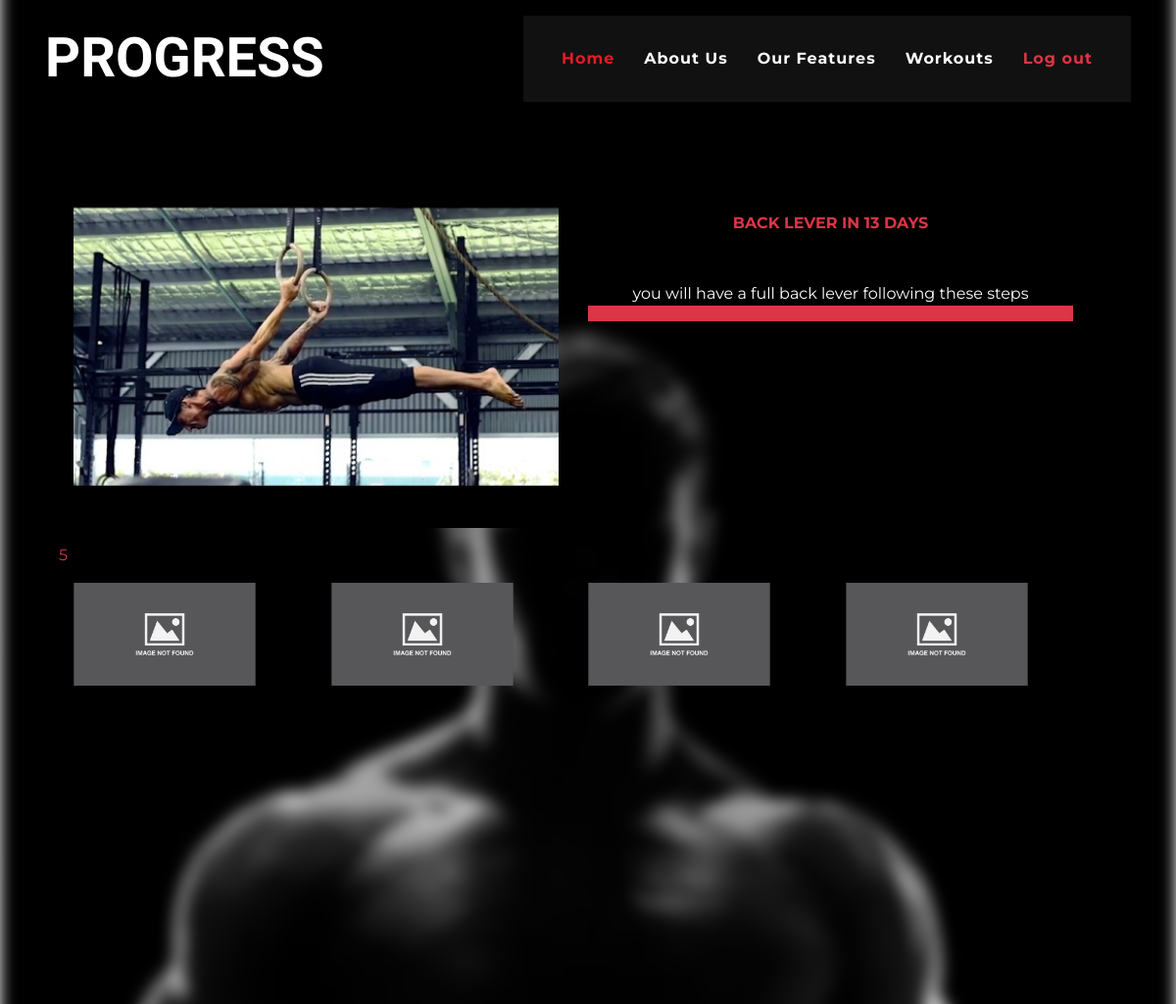
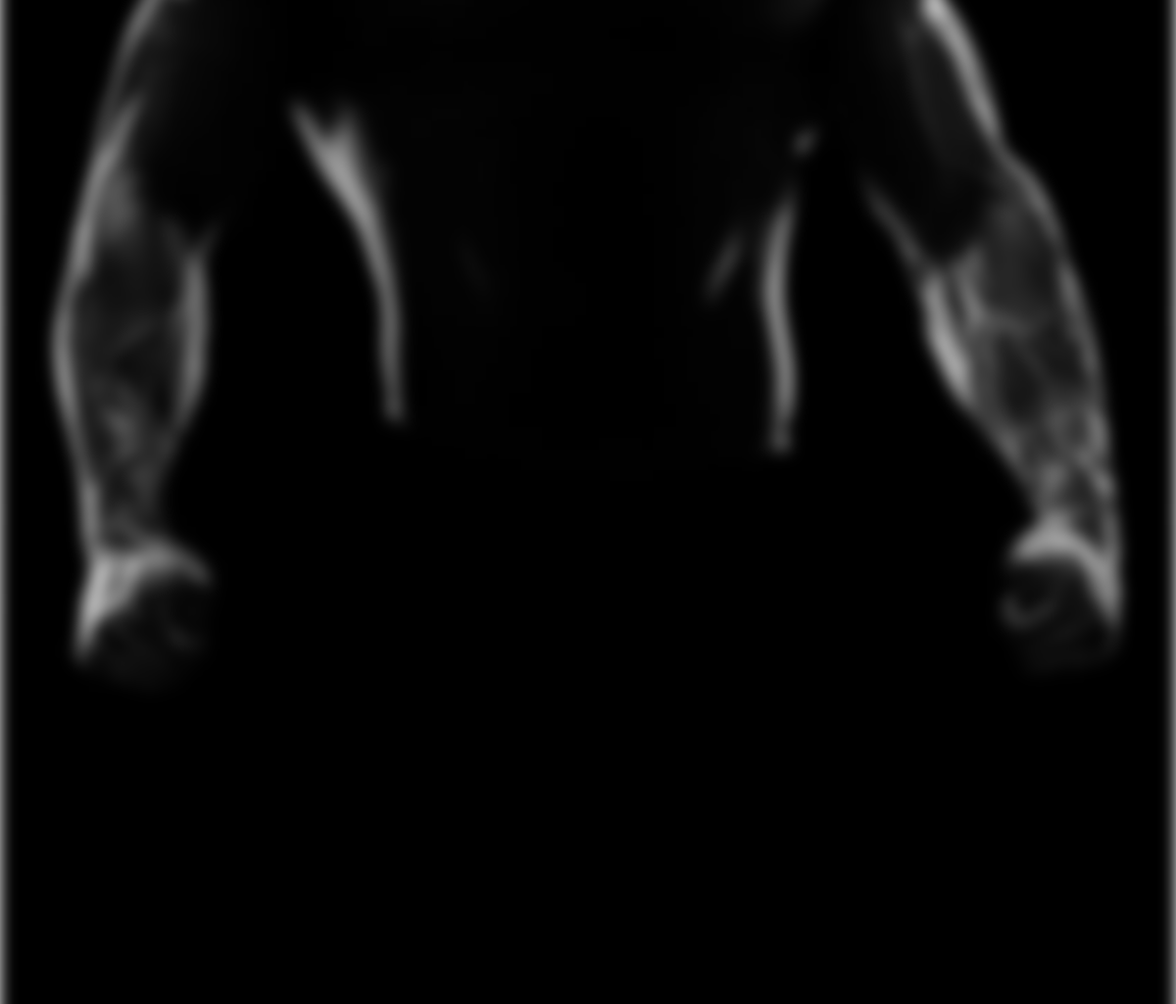
The app's page /workoutprogression/Back lever in 13 days/ (signed in) with its own data (2 pictures, top to bottom).
### authentication/models.py (models this page shows, shortened)
class workout(models.Model):
   workout_name=models.CharField(max_length=25, unique=True, verbose_name="workout")
   muscle_plan=models.CharField(max_length=25)
   description=models.CharField(max_length=300)
   image=models.ImageField(upload_to='img')

class workout_plan(models.Model):
   username=models.CharField(max_length=128)
   workout_name=models.CharField(max_length=25)
   progress=models.IntegerField(default=0, validators=[
            MinValueValidator(0),
            MaxValueValidator(5),
   ])

class workout_level(models.Model):
   workout_name=models.ForeignKey(workout, on_delete=models.CASCADE)
   level=models.IntegerField(default=0, validators=[
            MinValueValidator(0),
            MaxValueValidator(5),
   ])
   image1 = models.ImageField(upload_to='workout_images', default='workout_images\not_found_prova_2bv4so2.png')
   image2 = models.ImageField(upload_to='workout_images', default='workout_images\not_found_prova_2bv4so2.png')
   image3 = models.ImageField(upload_to='workout_images', default='workout_images\not_found_prova_2bv4so2.png')
   image4 = models.ImageField(upload_to='workout_images', default='workout_images\not_found_prova_2bv4so2.png')

### authentication/views.py (the view)
# urls.py: path('workoutprogression/<str:workout_name>/', views.workoutprogression, name='workoutprogression'),
def workoutprogression(request, workout_name):
    w = workout.objects.get(workout_name=workout_name)
    w_plan = workout_plan.objects.get(username=request.user.username, workout_name=workout_name)
    l = workout_level.objects.get(workout_name=w, level=w_plan.progress)
    show_button = w_plan.progress < 5
    return render(request, 'workoutprogression.html', {'w_plan': w_plan, 'w': w, 'w_level': l, 'show': show_button})

### templates/workoutprogression.html (shortened to what this page needs)
{%load static%}
<!DOCTYPE html>
<html lang="en">
    <head>
        <link href="{% static 'assets/lib/flaticon/font/flaticon.css' %}" rel="stylesheet">
        <link href="{% static 'assets/css/style.min.css' %}" rel="stylesheet">
        <link rel="stylesheet" href="{% static 'assets/css/work_prog.css' %}">
    </head>
    <body class="container-fluid">
        <img src="{% static 'assets/img/giga.jpg' %}" style="width: 100%; position: absolute; filter: brightness(50%); left: 50%; right: 50%; transform: translate(-50%,-50%); top: 50%; filter: blur(0.5rem);">
        <div class="container-fluid">
            <div class="p-0 nav-bar">
                <nav class="navbar navbar-expand-lg bg-none navbar-dark py-3">
                    <a href="/" class="navbar-brand">
                        <h1 class="m-0 display-4 font-weight-bold text-uppercase text-white">progress</h1>
                    </a>
                    <div class="collapse navbar-collapse justify-content-between" id="navbarCollapse">
                        <div class="navbar-nav ml-auto p-4 bg-secondary">
                            <a href="/" class="nav-item nav-link active">Home</a>
                            <a href="#" class="nav-item nav-link">About Us</a>
                            <a href="#" class="nav-item nav-link">Our Features</a>
                            <a href="/workouts" class="nav-item nav-link">Workouts</a>
                            <a href="/logout" class="nav-item nav-link text-danger">Log out</a>
                        </div>
                    </div>
                </nav>
            </div>
            <div class="container-fluid">
                <div>
                    <div class="col-md-12 mt-5">
                        <div class="row container mb-3">
                            <div class="col d-none d-md-block">
                                <img src="{{w.image.url}}" alt="" style="width: 100% ">
                            </div>
                            <div class="col">
                                <div class="row text-uppercase text-danger font-weight-bold justify-content-center pt-5">{{w.workout_name}}</div>
                                <div class="row mt-5 justify-content-center text-white">{{w.description}}</div>
                                <div class="progress">
                                    <div class="progress-bar bg-danger" style="width: {% widthratio w_plan.progress 1 20 %}%"></div>
                                </div>
                            </div>
                        </div>
                        <div>
                            <div class="text-danger">{{w_level.level}}</div>
                            <div class="container-fluid row pt-3">
                                <div class="col-lg-3">
                                    <img src="{{w_level.image1.url}}" alt="" style="width: 80%;">
                                </div>
                                <div class="col-lg-3">
                                <img src="{{w_level.image2.url}}" alt="" style="width: 80%;">
                                </div>
                                <div class="col-lg-3">
                                    <img src="{{w_level.image3.url}}" alt="" style="width: 80%;">
                                </div>
                                <div class="col-lg-3">
                                    <img src="{{w_level.image4.url}}" alt="" style="width: 80%;">
                                </div>
                            </div>
                        </div>
                    </div>
                </div>
            </div>
        </div>
    </body>
</html>

### records on screen
workout: image (picture), workout_name "BACK LEVER IN 13 DAYS", description "you will have a full back lever following these steps"
workout_level: level "5", image1 (picture), image2 (picture), image3 (picture), image4 (picture)
